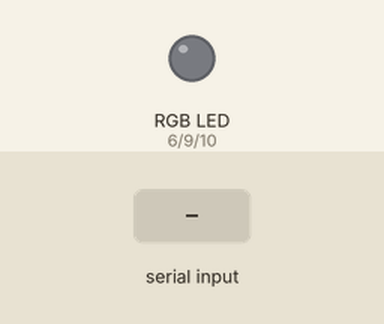
Recording of a sketch running on a simulated Arduino Uno, built with avr-gcc and run on an emulated ATmega328P. Parts: an RGB LED mixed from three pins (HIGH = lit). The inputs (shaded band) are chosen by the test bench. What the sketch prints to the serial monitor is not drawn.

Above: at 1.2 s.
1.3 s: "1" received over Serial
At 2.7 s:
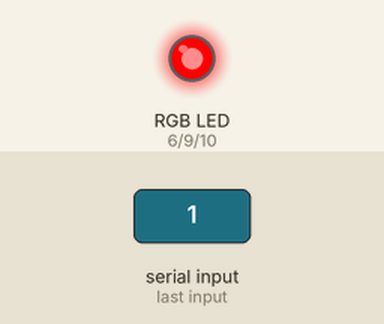
3.8 s: "2" received over Serial
At 5.8 s:
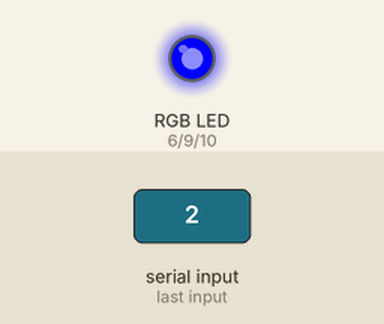
6.3 s: "3" received over Serial
At 7.7 s:
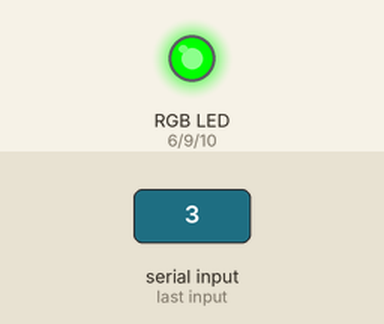
8.8 s: "4" received over Serial
At 10.8 s:
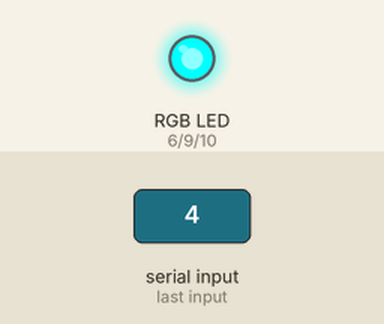
11.3 s: "red" received over Serial
At 12.7 s:
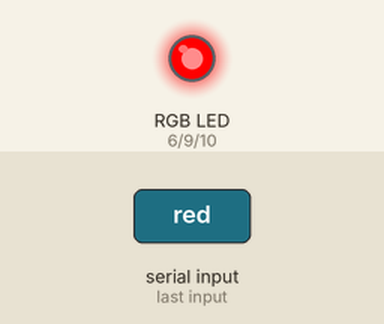
13.8 s: "blue" received over Serial
At 15.9 s:
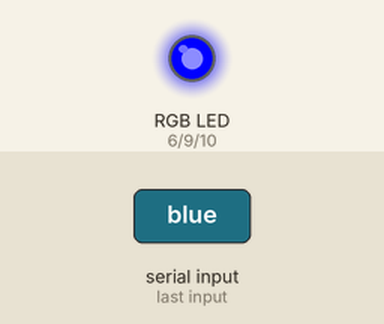
Timing chart, 0 to 17.3 s (numbered marks = the images above; inputs shaded):
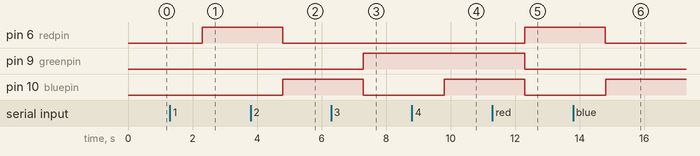

Measured:
- after the input at 1.3 s, pin 6 (redpin): LOW → HIGH after 1.0 s
- after the input at 3.8 s, pin 6 (redpin): HIGH → LOW after 1.0 s; pin 10 (bluepin): LOW → HIGH after 1.0 s
- after the input at 6.3 s, pin 9 (greenpin): LOW → HIGH after 1.0 s; pin 10 (bluepin): HIGH → LOW after 1.0 s
- after the input at 8.8 s, pin 10 (bluepin): LOW → HIGH after 1.0 s
- after the input at 11.3 s, pin 6 (redpin): LOW → HIGH after 1.0 s; pin 9 (greenpin), pin 10 (bluepin): HIGH → LOW after 1.0 s
- after the input at 13.8 s, pin 6 (redpin): HIGH → LOW after 1.0 s; pin 10 (bluepin): LOW → HIGH after 1.0 s

The sketch:

RGBColours.ino
```cpp
int greenpin = 9;
int bluepin = 10;
int redpin = 6;
String mycolour;

void setup() {
  Serial.begin(9600);
  pinMode(redpin, OUTPUT);
  pinMode(greenpin, OUTPUT);
  pinMode(bluepin, OUTPUT);
}

void loop() {
  Serial.println("Choose a color option:");
  Serial.println("1. red");
  Serial.println("2. blue");
  Serial.println("3. green");
  Serial.println("4. cyan");
  Serial.println("5. magenta");
  Serial.println("6. yellow");
  Serial.println("7. orange");
  Serial.println("8. white");
  Serial.println("9. off");

  while (Serial.available() == 0) {}

  mycolour = Serial.readString();
  mycolour.trim();

  if (mycolour == "1" || mycolour == "red") {
    analogWrite(redpin, 255);
    analogWrite(greenpin, 0);
    analogWrite(bluepin, 0);
  }

  if (mycolour == "2" || mycolour == "blue") {
    analogWrite(redpin, 0);
    analogWrite(greenpin, 0);
    analogWrite(bluepin, 255);
  }

  if (mycolour == "3" || mycolour == "green") {
    analogWrite(redpin, 0);
    analogWrite(greenpin, 255);
    analogWrite(bluepin, 0);
  }

  if (mycolour == "4" || mycolour == "cyan") {
    analogWrite(redpin, 0);
    analogWrite(greenpin, 255);
    analogWrite(bluepin, 255);
  }

  if (mycolour == "5" || mycolour == "magenta") {
    analogWrite(redpin, 255);
    analogWrite(greenpin, 0);
    analogWrite(bluepin, 255);
  }

  if (mycolour == "6" || mycolour == "yellow") {
    analogWrite(redpin, 255);
    analogWrite(greenpin, 255);
    analogWrite(bluepin, 0);
  }

  if (mycolour == "7" || mycolour == "orange") {
    analogWrite(redpin, 255);
    analogWrite(greenpin, 128);
    analogWrite(bluepin, 0);
  }

  if (mycolour == "8" || mycolour == "white") {
    analogWrite(redpin, 255);
    analogWrite(greenpin, 255);
    analogWrite(bluepin, 255);
  }

  if (mycolour == "9" || mycolour == "off") {
    analogWrite(redpin, 0);
    analogWrite(greenpin, 0);
    analogWrite(bluepin, 0);
  }

  if (mycolour != "1" && mycolour != "2" && mycolour != "3" && mycolour != "4" &&
      mycolour != "5" && mycolour != "6" && mycolour != "7" && mycolour != "8" &&
      mycolour != "9" && mycolour != "red" && mycolour != "blue" && mycolour != "green" &&
      mycolour != "cyan" && mycolour != "magenta" && mycolour != "yellow" && mycolour != "orange" && mycolour != "white" && mycolour != "off") {
    Serial.println("Invalid option. Please enter a valid option number or color name.");
  }

  while (Serial.available() > 0) {
    Serial.read();
  }
}
```
